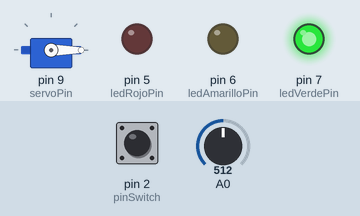
This sketch was run on a simulated Arduino Uno, built with avr-gcc and run on an emulated ATmega328P. On the bench: servo, output pins drawn as LEDs (lit = HIGH). The inputs (shaded band) are chosen by the test bench; at power-on: pin 2 (pinSwitch) HIGH, A0 = 512. What the sketch prints to the serial monitor is not drawn.

Above: at 1.7 s.
1.8 s: pin 2 (pinSwitch) pulled LOW for 0.15 s
At 3.5 s:
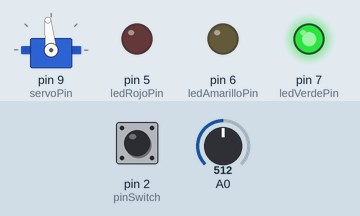
3.8 s: pin 2 (pinSwitch) pulled LOW for 1 s
At 4.59 s:
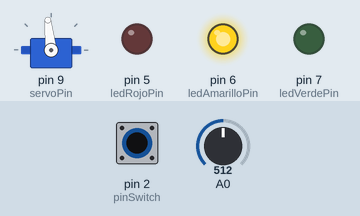
6.3 s: pin 2 (pinSwitch) pulled LOW for 3.2 s
At 6.45 s:
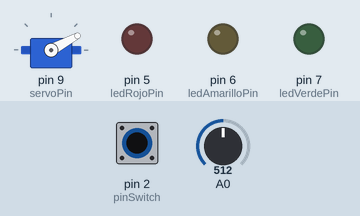
Timing chart, 0 to 11.0 s (numbered marks = the images above; inputs shaded):
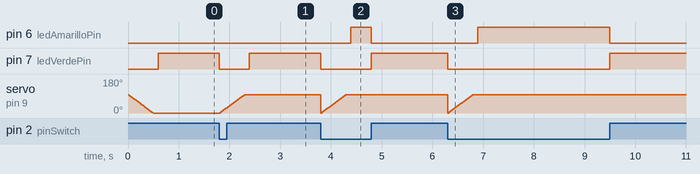

The sketch:

TP_Final.ino
```cpp
#include <Servo.h>

#include <SPI.h>
#include <Ethernet.h>

/**************************************************/

/*inicio variables para el servo motor*/

//objeto para manejar el motor
Servo miServo;

//pin para el servo
const int servoPin = 9;

//angulo que toma el motor
//90∞ -> puerta cerrada
//0∞  -> puerta abierta
int angulo;

/*fin variables para el servo motor*/

/**************************************************/

/*inicio variables para el sensor de sonido*/

//es el volumen analogico que lee el sensor
int volumen;

//contador para la cantidad de palmadas
int cantPalmadas;

//vector con los tiempos entre palmadas
int tiemposEntrePalmadas[5];

//indice para moverme en el vector
int i;

//tolerancia para cada tiempo entre palmadas
int tolerancia;

//tiempo en que se dio la ultima palmada
int tiempoUltimaPalmada;

//tiempo real desde la ultima palmada hasta el momento
int tiempoActualEntrePalmada;

//cantidad de palmadas totales a realizar
int palmadasTotales;

/*fin variables para el sensor de sonido*/

/**************************************************/

/*inicio variables para las luces de led*/

//pines para cada led
const int ledRojoPin = 5;
const int ledAmarilloPin = 6;
const int ledVerdePin = 7;

/*fin variables para las luces de led*/

/**************************************************/

/*inicio variables para reed switch*/

//pin para el reed switch
const int pinSwitch = 2;

//estado para leer y guardar el estado del reed switch
int estadoSwitch;

/*fin variables para reed switch*/

/**************************************************/


/**************************************************/
byte mac[] = { 0xDE, 0xAD, 0xBE, 0xEF, 0xFE, 0xED };   //Direccion Fisica MAC
byte ip[] = { 192, 168, 0, 50 };                       // IP Local que usted debe configurar
byte gateway[] = { 192, 168, 0, 1 };                   // Puerta de enlace
byte subnet[] = { 255, 255, 255, 0 };                  //Mascara de Sub Red
EthernetServer server(80);                             //Se usa el puerto 80 del servidor
String readString;
/**************************************************/


void setup() {

  //inicializo el serial por si se quiere imprimir algun valor o mensaje por el serial monitor (que seria como una consola)
  Serial.begin(9600);

  //inicializo los pines de los leds como output para encender las luces
  pinMode(ledRojoPin, OUTPUT);
  pinMode(ledAmarilloPin, OUTPUT);
  pinMode(ledVerdePin, OUTPUT);

  //inicializo el pin del reed switch como de entrada
  pinMode(pinSwitch, INPUT);

  //lee el valor del estado del reed switch para saber si el sistema arranca con la puerta cerrada (que seria lo mas comun) o abierta.
  estadoSwitch = digitalRead(pinSwitch);


  Ethernet.begin(mac, ip, gateway, subnet); // Inicializa la conexion Ethernet y el servidor
  server.begin();
  Serial.print("El Servidor es: ");
  Serial.println(Ethernet.localIP());    // Imprime la direccion IP Local


  if (estadoSwitch == LOW) {        //puerta CERRADA

    inicializarVariables();

    cerrarPuerta();

    digitalWrite(ledAmarilloPin, HIGH);


  }else{                            //puerta ABIERTA

    abrirPuerta();

    //no inicializo las variables, ya que esto lo voy a hacer cuando la puerta se cierre

  }

}


void loop() {

  // Crea una conexion Cliente
  EthernetClient client = server.available();
  if (client) {
    while (client.connected()) {
      if (client.available()) {
        char c = client.read();

        //Lee caracter por caracter HTTP
        if (readString.length() < 100) {
          //Almacena los caracteres a un String
          readString += c;

         }

         // si el requerimiento HTTP fue finalizado
         if (c == '\n') {
           Serial.println(readString); //Imprime en el monitor serial

           client.println("HTTP/1.1 200 OK");           //envia una nueva pagina en codigo HTML
           client.println("Content-Type: text/html");
           client.println();

           delay(1);
           //detiene el cliente servidor
           client.stop();


           if (readString.indexOf("?dooropen") >0){
               abrirPuerta();
           }
           if (readString.indexOf("?doorclose") >0){
               cerrarPuerta();
           }

            // Limpia el String(Cadena de Caracteres para una nueva lectura
            readString="";

         }
       }
    }
  }


  //constantemente leemos el estado del reed switch ya que la deteccion de sonido para abrir la puerta solo deberia funcionar cuando esta este cerrada
  estadoSwitch = digitalRead(pinSwitch);


  if (estadoSwitch == LOW) {        //puerta CERRADA

    //leo el nivel de sonido detectado analogicamente por la entrada A0
    volumen = analogRead(A0);

    if (volumen > 1000 && cantPalmadas == 0){

      //Serial.println(volumen);
      digitalWrite(ledAmarilloPin, LOW);
      cantPalmadas++;
      volumen = 0;
      delay(50);
      digitalWrite(ledAmarilloPin, HIGH);
      tiempoUltimaPalmada = millis();

    }

    if ( cantPalmadas > 0 ){
      tiempoActualEntrePalmada = millis() - tiempoUltimaPalmada;
    }

    if ( volumen > 1000 && cantPalmadas > 0 ){

      if ( ( tiempoActualEntrePalmada > tiemposEntrePalmadas[i] - tolerancia ) && ( tiempoActualEntrePalmada < tiemposEntrePalmadas[i] + tolerancia ) ){

        //Serial.println(volumen);
        digitalWrite(ledAmarilloPin, LOW);
        cantPalmadas++;
        delay(50);
        digitalWrite(ledAmarilloPin, HIGH);
        i++;
        tiempoUltimaPalmada = millis();

      }else{

        digitalWrite(ledAmarilloPin, LOW);
        digitalWrite(ledRojoPin, HIGH);
        delay(3000);

        inicializarVariables();

        digitalWrite(ledRojoPin, LOW);
        digitalWrite(ledAmarilloPin, HIGH);
      }

    }

    if (cantPalmadas == palmadasTotales){

      digitalWrite(ledAmarilloPin, LOW);
      digitalWrite(ledVerdePin, HIGH);

      abrirPuerta();

      //ponemos 5 segundos para que el tipo abra la puerta, si no la abre la cerradura se cerrara
      delay(5000);

      estadoSwitch = digitalRead(pinSwitch);

      if (estadoSwitch == LOW) {        //puerta CERRADA

        digitalWrite(ledVerdePin, LOW);

        inicializarVariables();
        cerrarPuerta();
        digitalWrite(ledAmarilloPin, HIGH);

      }

    }

  } else {                            //puerta ABIERTA

    digitalWrite(ledAmarilloPin, LOW);
    digitalWrite(ledVerdePin, HIGH);

    //mientras la puerta este abierta me quedo loopeando, hasta que la puerta se cierra
    while(estadoSwitch == HIGH){
      estadoSwitch = digitalRead(pinSwitch);
    }

    digitalWrite(ledVerdePin, LOW);

    inicializarVariables();
    cerrarPuerta();
    digitalWrite(ledAmarilloPin, HIGH);

  }

}

void inicializarVariables(){
  volumen = 0;
  cantPalmadas = 0;

  tiemposEntrePalmadas[0] = 400;
  tiemposEntrePalmadas[1] = 100;
  tiemposEntrePalmadas[2] = 400;
  tiemposEntrePalmadas[3] = 400;
  tiemposEntrePalmadas[4] = 100;
  i = 0;
  tolerancia = 150;
  tiempoUltimaPalmada = 0;
  tiempoActualEntrePalmada = 0;
  palmadasTotales = ( sizeof(tiemposEntrePalmadas)/sizeof(int) ) + 1;

//Serial.print("Cantidad de palmadas a hacer: ");
//Serial.println(palmadasTotales);

}

void abrirPuerta(){

  miServo.attach(servoPin);

  for(angulo = 96; angulo  >= 0; angulo  -= 1){
    miServo.write(angulo);
    delay(5);
  }

  miServo.detach();

  delay(100);

}

void cerrarPuerta(){

  miServo.attach(servoPin);

  for(angulo  = 0; angulo  <=96; angulo  +=1 ){
    miServo.write( angulo );
    delay(5);
  }

  miServo.detach();

  delay(100);

}
```

Measured:
- after the input at 1.8 s, pin 7 (ledVerdePin): HIGH → LOW at once, → HIGH 0.59 s later; servo on pin 9 (servoPin): moves from 0° to 96° over 0.47 s, starting at once
- after the input at 3.8 s, pin 6 (ledAmarilloPin): LOW → HIGH after 0.59 s, → LOW 0.41 s later; pin 7 (ledVerdePin): HIGH → LOW at once, → HIGH 1.0 s later
- after the input at 6.3 s, pin 6 (ledAmarilloPin): LOW → HIGH after 0.59 s, → LOW 2.6 s later; pin 7 (ledVerdePin): HIGH → LOW at once, → HIGH 3.2 s later
